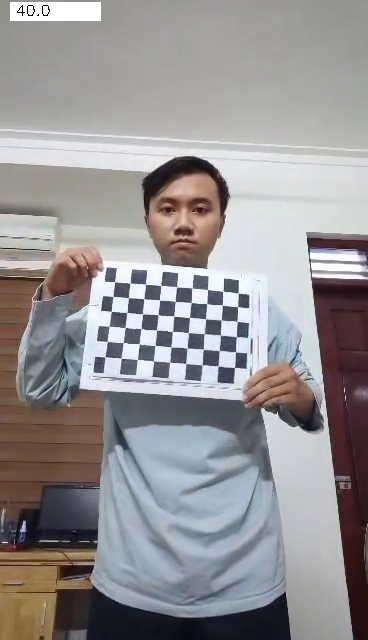
#> input picture test_images/chess/chess1.png, 368 x 640 px; its folder holds 4 pictures in this run
$ python camera-calibration.py
#> lines starting #> are read from the running program, lines starting #| are printed output that depends on the picture; long printed decimals are rounded
import numpy as np
import cv2
import glob

# termination criteria
criteria = (cv2.TERM_CRITERIA_EPS + cv2.TERM_CRITERIA_MAX_ITER, 30, 0.001)
def calibrate(dirpath, prefix, image_format, square_size, width=9, height=6):
    # prepare object points, like (0,0,0), (1,0,0), (2,0,0) ....,(8,6,0)
#> called with dirpath = './test_images/chess', prefix = 'chess', image_format = 'png', square_size = 0.015, width = 9, height = 6
    objp = np.zeros((height*width, 3), np.float32)
    objp[:, :2] = np.mgrid[0:width, 0:height].T.reshape(-1, 2)

    #objp = objp * square_size

    # Arrays to store object points and image points from all the images.
    objpoints = []  # 3d point in real world space
    imgpoints = []  # 2d points in image plane.

    if dirpath[-1:] == '/':
        dirpath = dirpath[:-1]

    images = glob.glob(dirpath+'/' + prefix + '*.' + image_format)

    cv2.namedWindow("img", cv2.WINDOW_NORMAL)
    cv2.resizeWindow("img", 300, 500)
    for fname in images:
        img = cv2.imread(fname)
#> img is the input picture: shape (640, 368, 3); mean B, G, R 148, 146.6, 149.2
        gray = cv2.cvtColor(img, cv2.COLOR_BGR2GRAY)
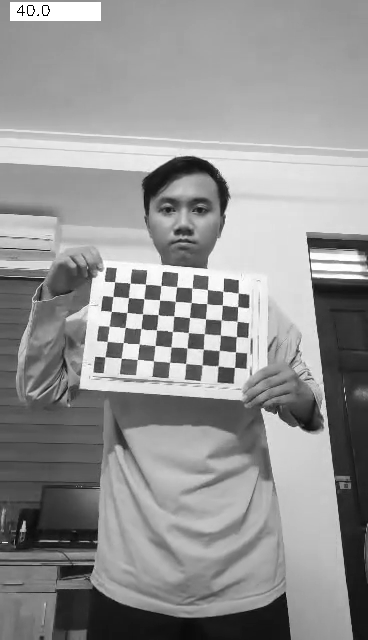
#> gray: shape (640, 368); min 0, max 255, mean 147.5

        # Find the chess board corners
        ret, corners = cv2.findChessboardCorners(gray, (width, height), None)
#> ret = True; corners = 54 rows, first 8: [114.6, 281.7], [130.2, 283.3], [145.4, 284.3], [161, 285.6], [176.7, 286.7], [192, 288], [207.4, 289.5], [222.9, 291.3]

        # If found, add object points, image points (after refining them)
        if ret:
            objpoints.append(objp)

            corners2 = cv2.cornerSubPix(gray, corners, (11, 11), (-1, -1), criteria)
#> corners2 = 54 rows, first 8: [112.3, 281.9], [129.8, 283], [145.5, 284], [160.8, 285.4], [176.6, 286.9], [191.8, 287.8], [207.5, 289.6], [222.9, 291.1]
            imgpoints.append(corners2)

            # Draw and display the corners
            img = cv2.drawChessboardCorners(img, (width, height), corners2, ret)
            cv2.drawChessboardCorners(img, (7, 6), corners2, ret)
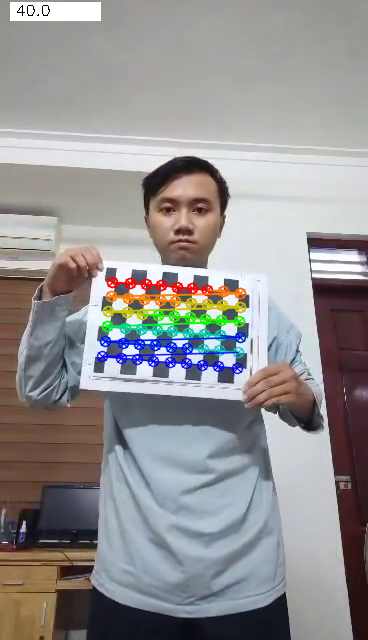
#> img: shape (640, 368, 3); mean B, G, R 146.2, 145.5, 147.8
            cv2.imshow('img', img)
            cv2.waitKey(0)
#> pass 2 of the loop in calibrate, `for fname in images:`:
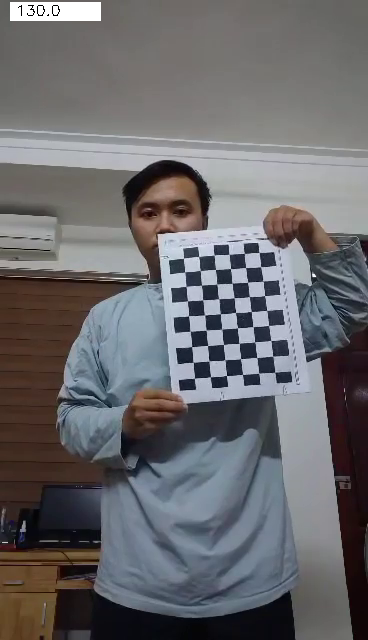
#> input picture test_images/chess/chess2.png, 368 x 640 px
#> in calibrate, img is the input picture: shape (640, 368, 3); mean B, G, R 107.6, 104.8, 105.6
#> in calibrate, `gray = cv2.cvtColor(img, cv2.COLOR_BGR2GRAY)`:
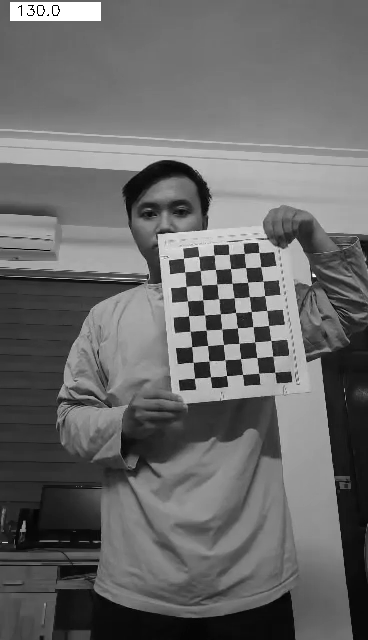
#> gray: shape (640, 368); min 0, max 255, mean 105.3
#> corners = 54 rows, first 8: [194.4, 378.4], [193.1, 362.3], [191.6, 346.6], [190.1, 331.2], [188.4, 315.7], [187.6, 300.8], [185.9, 286.5], [184.6, 272]
#> corners2 = 54 rows, first 8: [194.8, 380.6], [192.9, 362.2], [191.8, 346.8], [190.2, 331.3], [188.7, 315.8], [187.3, 300.9], [186, 286.2], [184.9, 271.8]
#> in calibrate, `cv2.drawChessboardCorners(img, (7, 6), corners2, ret)`:
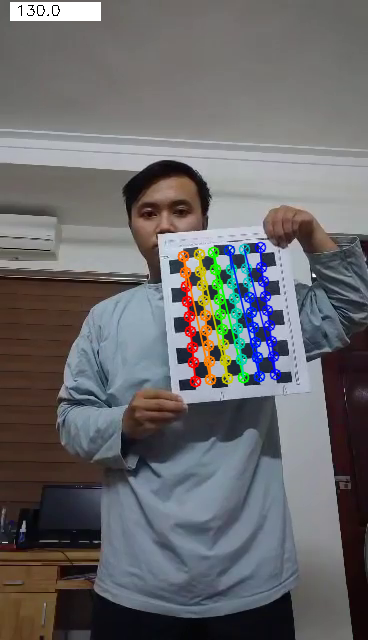
#> img: shape (640, 368, 3); mean B, G, R 106.8, 104.8, 105.3
    cv2.destroyAllWindows()

    ret, mtx, dist, rvecs, tvecs = cv2.calibrateCamera(objpoints, imgpoints, gray.shape[::-1], None, None)
#> ret = 0.9; mtx = [[703, 0, 144.6], [0, 700.5, 325.6], [0, 0, 1]]; dist = [[5.27, -109.7, 0.0166, -0.17, 1119.9]]; rvecs = ([-0.382, 0.0564, 0.0928], [-0.167, -0.196, -1.64]); tvecs = ([-1.92, -2.75, 44.9], [3.19, 3.29, 44.27])

    return [ret, mtx, dist, rvecs, tvecs]
def save_coefficients(mtx, dist, path):
    """ Save the camera matrix and the distortion coefficients to given path/file. """
    cv_file = cv2.FileStorage(path, cv2.FILE_STORAGE_WRITE)
    cv_file.write("K", mtx)
    cv_file.write("D", dist)
    # note you *release* you don't close() a FileStorage object
    cv_file.release()
def load_coefficients(path):
    """ Loads camera matrix and distortion coefficients. """
    # FILE_STORAGE_READ
    cv_file = cv2.FileStorage(path, cv2.FILE_STORAGE_READ)

    # note we also have to specify the type to retrieve other wise we only get a
    # FileNode object back instead of a matrix
    camera_matrix = cv_file.getNode("K").mat()
    dist_matrix = cv_file.getNode("D").mat()

    cv_file.release()
    return [camera_matrix, dist_matrix]

ret, mtx, dist, rvecs, tvecs = calibrate('./test_images/chess','chess','png',0.015)
#> ret = 0.9; mtx = [[703, 0, 144.6], [0, 700.5, 325.6], [0, 0, 1]]; dist = [[5.27, -109.7, 0.0166, -0.17, 1119.9]]; tvecs = ([-1.92, -2.75, 44.9], [3.19, 3.29, 44.27])
print(mtx)
#| [[703.046   0.         144.572]
#|  [  0.         700.494 325.563]
#|  [  0.           0.           1.        ]]
print(rvecs)
#| (array([[-0.382],
#|        [ 0.05637],
#|        [ 0.09277]]), array([[-0.1672],
#|        [-0.1959],
#|        [-1.642]]))
print(tvecs)
#| (array([[-1.922],
#|        [-2.748],
#|        [44.902]]), array([[ 3.194],
#|        [ 3.289],
#|        [44.274 ]]))
